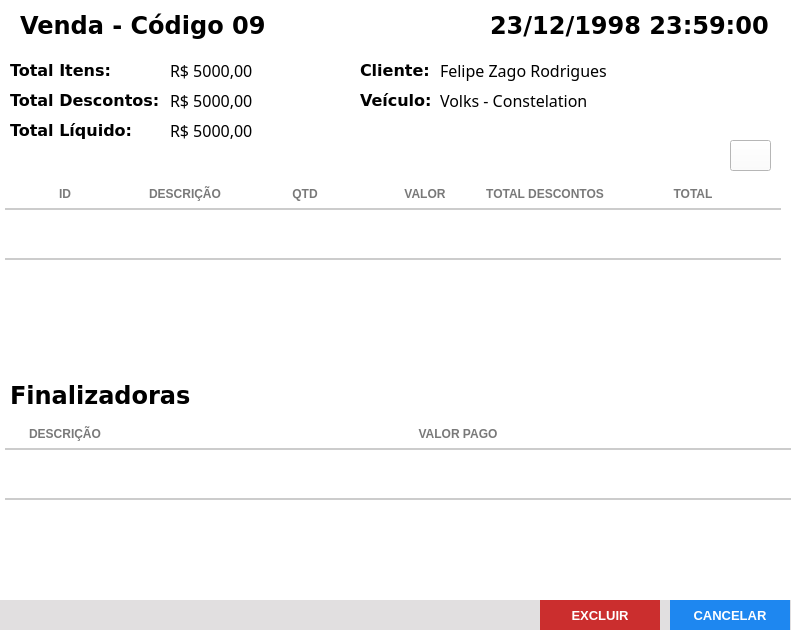
<?xml version="1.0" encoding="UTF-8"?>
<ui version="4.0">
 <class>Frame</class>
 <widget class="QFrame" name="Frame">
  <property name="geometry">
   <rect>
    <x>0</x>
    <y>0</y>
    <width>791</width>
    <height>633</height>
   </rect>
  </property>
  <property name="windowTitle">
   <string>Detalhes Venda</string>
  </property>
  <property name="styleSheet">
   <string notr="true">background: #FFF;</string>
  </property>
  <widget class="QTableWidget" name="tb_itens">
   <property name="geometry">
    <rect>
     <x>0</x>
     <y>180</y>
     <width>781</width>
     <height>181</height>
    </rect>
   </property>
   <property name="cursor" stdset="0">
    <cursorShape>PointingHandCursor</cursorShape>
   </property>
   <property name="focusPolicy">
    <enum>Qt::WheelFocus</enum>
   </property>
   <property name="styleSheet">
    <string notr="true">QTableView{
color: #797979;
font-weight: bold;
font-size: 13px;
background: #FFF;
padding: 0 0 0 5px;
}
QHeaderView:section{
background: #FFF;
padding: 5px 0 ;
font-size: 12px;
font-family: &quot;Arial&quot;;
font-weight: bold;
color: #797979;
border: none;
border-bottom: 2px solid #CCC;
text-transform: uppercase;
}
QTableView::item {
border-bottom: 2px solid #CCC;
padding: 2px;
}

</string>
   </property>
   <property name="frameShape">
    <enum>QFrame::NoFrame</enum>
   </property>
   <property name="frameShadow">
    <enum>QFrame::Plain</enum>
   </property>
   <property name="autoScrollMargin">
    <number>20</number>
   </property>
   <property name="editTriggers">
    <set>QAbstractItemView::NoEditTriggers</set>
   </property>
   <property name="selectionMode">
    <enum>QAbstractItemView::NoSelection</enum>
   </property>
   <property name="selectionBehavior">
    <enum>QAbstractItemView::SelectRows</enum>
   </property>
   <property name="showGrid">
    <bool>false</bool>
   </property>
   <property name="gridStyle">
    <enum>Qt::NoPen</enum>
   </property>
   <property name="wordWrap">
    <bool>false</bool>
   </property>
   <property name="rowCount">
    <number>1</number>
   </property>
   <attribute name="horizontalHeaderDefaultSectionSize">
    <number>120</number>
   </attribute>
   <attribute name="horizontalHeaderHighlightSections">
    <bool>false</bool>
   </attribute>
   <attribute name="horizontalHeaderStretchLastSection">
    <bool>true</bool>
   </attribute>
   <attribute name="verticalHeaderVisible">
    <bool>false</bool>
   </attribute>
   <attribute name="verticalHeaderMinimumSectionSize">
    <number>20</number>
   </attribute>
   <attribute name="verticalHeaderDefaultSectionSize">
    <number>50</number>
   </attribute>
   <row>
    <property name="text">
     <string>1</string>
    </property>
   </row>
   <column>
    <property name="text">
     <string>ID</string>
    </property>
   </column>
   <column>
    <property name="text">
     <string>DESCRIÇÃO</string>
    </property>
   </column>
   <column>
    <property name="text">
     <string>QTD</string>
    </property>
   </column>
   <column>
    <property name="text">
     <string>VALOR</string>
    </property>
   </column>
   <column>
    <property name="text">
     <string>TOTAL DESCONTOS</string>
    </property>
   </column>
   <column>
    <property name="text">
     <string>TOTAL</string>
    </property>
   </column>
  </widget>
  <widget class="QFrame" name="fr_titulo_servicos">
   <property name="geometry">
    <rect>
     <x>10</x>
     <y>0</y>
     <width>791</width>
     <height>51</height>
    </rect>
   </property>
   <property name="styleSheet">
    <string notr="true"/>
   </property>
   <widget class="QLabel" name="lb_venda">
    <property name="geometry">
     <rect>
      <x>10</x>
      <y>10</y>
      <width>311</width>
      <height>30</height>
     </rect>
    </property>
    <property name="font">
     <font>
      <family>DejaVu Sans</family>
      <pointsize>18</pointsize>
      <weight>75</weight>
      <bold>true</bold>
     </font>
    </property>
    <property name="styleSheet">
     <string notr="true">color: rgb(0, 0, 0)</string>
    </property>
    <property name="text">
     <string>Venda - Código 09</string>
    </property>
   </widget>
   <widget class="QLabel" name="lb_hora">
    <property name="geometry">
     <rect>
      <x>480</x>
      <y>10</y>
      <width>291</width>
      <height>30</height>
     </rect>
    </property>
    <property name="font">
     <font>
      <family>DejaVu Sans</family>
      <pointsize>18</pointsize>
      <weight>75</weight>
      <bold>true</bold>
     </font>
    </property>
    <property name="styleSheet">
     <string notr="true">color: rgb(0, 0, 0)</string>
    </property>
    <property name="text">
     <string>23/12/1998 23:59:00</string>
    </property>
   </widget>
  </widget>
  <widget class="QLabel" name="lb_tituloClientes_4">
   <property name="geometry">
    <rect>
     <x>10</x>
     <y>60</y>
     <width>111</width>
     <height>21</height>
    </rect>
   </property>
   <property name="font">
    <font>
     <family>DejaVu Sans</family>
     <pointsize>12</pointsize>
     <weight>75</weight>
     <bold>true</bold>
    </font>
   </property>
   <property name="styleSheet">
    <string notr="true">color: rgb(0, 0, 0)</string>
   </property>
   <property name="text">
    <string>Total Itens:</string>
   </property>
  </widget>
  <widget class="QLabel" name="lb_tituloClientes_5">
   <property name="geometry">
    <rect>
     <x>10</x>
     <y>90</y>
     <width>161</width>
     <height>21</height>
    </rect>
   </property>
   <property name="font">
    <font>
     <family>DejaVu Sans</family>
     <pointsize>12</pointsize>
     <weight>75</weight>
     <bold>true</bold>
    </font>
   </property>
   <property name="styleSheet">
    <string notr="true">color: rgb(0, 0, 0)</string>
   </property>
   <property name="text">
    <string>Total Descontos:</string>
   </property>
  </widget>
  <widget class="QLabel" name="lb_tituloClientes_6">
   <property name="geometry">
    <rect>
     <x>10</x>
     <y>120</y>
     <width>161</width>
     <height>21</height>
    </rect>
   </property>
   <property name="font">
    <font>
     <family>DejaVu Sans</family>
     <pointsize>12</pointsize>
     <weight>75</weight>
     <bold>true</bold>
    </font>
   </property>
   <property name="styleSheet">
    <string notr="true">color: rgb(0, 0, 0)</string>
   </property>
   <property name="text">
    <string>Total Líquido:</string>
   </property>
  </widget>
  <widget class="QLabel" name="lb_tituloClientes_7">
   <property name="geometry">
    <rect>
     <x>10</x>
     <y>380</y>
     <width>221</width>
     <height>30</height>
    </rect>
   </property>
   <property name="font">
    <font>
     <family>DejaVu Sans</family>
     <pointsize>18</pointsize>
     <weight>75</weight>
     <bold>true</bold>
    </font>
   </property>
   <property name="styleSheet">
    <string notr="true">color: rgb(0, 0, 0)</string>
   </property>
   <property name="text">
    <string>Finalizadoras</string>
   </property>
  </widget>
  <widget class="QTableWidget" name="tb_fin">
   <property name="geometry">
    <rect>
     <x>0</x>
     <y>420</y>
     <width>791</width>
     <height>171</height>
    </rect>
   </property>
   <property name="cursor" stdset="0">
    <cursorShape>PointingHandCursor</cursorShape>
   </property>
   <property name="focusPolicy">
    <enum>Qt::WheelFocus</enum>
   </property>
   <property name="styleSheet">
    <string notr="true">QTableView{
color: #797979;
font-weight: bold;
font-size: 13px;
background: #FFF;
padding: 0 0 0 5px;
}
QHeaderView:section{
background: #FFF;
padding: 5px 0 ;
font-size: 12px;
font-family: &quot;Arial&quot;;
font-weight: bold;
color: #797979;
border: none;
border-bottom: 2px solid #CCC;
text-transform: uppercase;
}
QTableView::item {
border-bottom: 2px solid #CCC;
padding: 2px;
}

</string>
   </property>
   <property name="frameShape">
    <enum>QFrame::NoFrame</enum>
   </property>
   <property name="frameShadow">
    <enum>QFrame::Plain</enum>
   </property>
   <property name="autoScrollMargin">
    <number>20</number>
   </property>
   <property name="editTriggers">
    <set>QAbstractItemView::NoEditTriggers</set>
   </property>
   <property name="selectionMode">
    <enum>QAbstractItemView::NoSelection</enum>
   </property>
   <property name="selectionBehavior">
    <enum>QAbstractItemView::SelectRows</enum>
   </property>
   <property name="showGrid">
    <bool>false</bool>
   </property>
   <property name="gridStyle">
    <enum>Qt::NoPen</enum>
   </property>
   <property name="wordWrap">
    <bool>false</bool>
   </property>
   <property name="rowCount">
    <number>1</number>
   </property>
   <attribute name="horizontalHeaderDefaultSectionSize">
    <number>120</number>
   </attribute>
   <attribute name="horizontalHeaderHighlightSections">
    <bool>false</bool>
   </attribute>
   <attribute name="horizontalHeaderStretchLastSection">
    <bool>true</bool>
   </attribute>
   <attribute name="verticalHeaderVisible">
    <bool>false</bool>
   </attribute>
   <attribute name="verticalHeaderMinimumSectionSize">
    <number>20</number>
   </attribute>
   <attribute name="verticalHeaderDefaultSectionSize">
    <number>50</number>
   </attribute>
   <row>
    <property name="text">
     <string>1</string>
    </property>
   </row>
   <column>
    <property name="text">
     <string>DESCRIÇÃO</string>
    </property>
   </column>
   <column>
    <property name="text">
     <string>VALOR PAGO</string>
    </property>
   </column>
  </widget>
  <widget class="QFrame" name="fr_botoes">
   <property name="geometry">
    <rect>
     <x>-190</x>
     <y>600</y>
     <width>991</width>
     <height>30</height>
    </rect>
   </property>
   <property name="styleSheet">
    <string notr="true">background:#E1DFE0;
border: none;</string>
   </property>
   <widget class="QPushButton" name="bt_cancelar">
    <property name="geometry">
     <rect>
      <x>860</x>
      <y>0</y>
      <width>120</width>
      <height>30</height>
     </rect>
    </property>
    <property name="font">
     <font>
      <pointsize>10</pointsize>
      <weight>75</weight>
      <bold>true</bold>
     </font>
    </property>
    <property name="cursor">
     <cursorShape>PointingHandCursor</cursorShape>
    </property>
    <property name="focusPolicy">
     <enum>Qt::NoFocus</enum>
    </property>
    <property name="contextMenuPolicy">
     <enum>Qt::ActionsContextMenu</enum>
    </property>
    <property name="styleSheet">
     <string notr="true">QPushButton {
background-color: #1E87F0;
color: #FFF
 }
QPushButton:hover{
background-color: #40a286
}</string>
    </property>
    <property name="text">
     <string>CANCELAR</string>
    </property>
    <property name="iconSize">
     <size>
      <width>75</width>
      <height>35</height>
     </size>
    </property>
   </widget>
   <widget class="QPushButton" name="bt_excluir">
    <property name="geometry">
     <rect>
      <x>730</x>
      <y>0</y>
      <width>120</width>
      <height>30</height>
     </rect>
    </property>
    <property name="font">
     <font>
      <family>Tahoma</family>
      <pointsize>10</pointsize>
      <weight>75</weight>
      <bold>true</bold>
     </font>
    </property>
    <property name="cursor">
     <cursorShape>PointingHandCursor</cursorShape>
    </property>
    <property name="focusPolicy">
     <enum>Qt::NoFocus</enum>
    </property>
    <property name="contextMenuPolicy">
     <enum>Qt::ActionsContextMenu</enum>
    </property>
    <property name="styleSheet">
     <string notr="true">QPushButton {
	background-color: rgb(203, 46, 46);
color: #FFF
 }
QPushButton:hover{
	background-color: rgb(253, 99, 99);
}</string>
    </property>
    <property name="text">
     <string>EXCLUIR</string>
    </property>
    <property name="iconSize">
     <size>
      <width>75</width>
      <height>35</height>
     </size>
    </property>
   </widget>
  </widget>
  <widget class="QLabel" name="lb_tituloClientes_8">
   <property name="geometry">
    <rect>
     <x>360</x>
     <y>60</y>
     <width>81</width>
     <height>21</height>
    </rect>
   </property>
   <property name="font">
    <font>
     <family>DejaVu Sans</family>
     <pointsize>12</pointsize>
     <weight>75</weight>
     <bold>true</bold>
    </font>
   </property>
   <property name="styleSheet">
    <string notr="true">color: rgb(0, 0, 0)</string>
   </property>
   <property name="text">
    <string>Cliente:</string>
   </property>
  </widget>
  <widget class="QLabel" name="lb_tituloClientes_9">
   <property name="geometry">
    <rect>
     <x>360</x>
     <y>90</y>
     <width>81</width>
     <height>21</height>
    </rect>
   </property>
   <property name="font">
    <font>
     <family>DejaVu Sans</family>
     <pointsize>12</pointsize>
     <weight>75</weight>
     <bold>true</bold>
    </font>
   </property>
   <property name="styleSheet">
    <string notr="true">color: rgb(0, 0, 0)</string>
   </property>
   <property name="text">
    <string>Veículo:</string>
   </property>
  </widget>
  <widget class="QLabel" name="lb_total_itens">
   <property name="geometry">
    <rect>
     <x>170</x>
     <y>60</y>
     <width>111</width>
     <height>21</height>
    </rect>
   </property>
   <property name="font">
    <font>
     <family>Sans</family>
     <pointsize>12</pointsize>
     <weight>50</weight>
     <bold>false</bold>
    </font>
   </property>
   <property name="styleSheet">
    <string notr="true">color: rgb(0, 0, 0)</string>
   </property>
   <property name="text">
    <string>R$ 5000,00</string>
   </property>
  </widget>
  <widget class="QLabel" name="lb_total_descontos">
   <property name="geometry">
    <rect>
     <x>170</x>
     <y>90</y>
     <width>111</width>
     <height>21</height>
    </rect>
   </property>
   <property name="font">
    <font>
     <family>Sans</family>
     <pointsize>12</pointsize>
     <weight>50</weight>
     <bold>false</bold>
    </font>
   </property>
   <property name="styleSheet">
    <string notr="true">color: rgb(0, 0, 0)</string>
   </property>
   <property name="text">
    <string>R$ 5000,00</string>
   </property>
  </widget>
  <widget class="QLabel" name="lb_total_liquido">
   <property name="geometry">
    <rect>
     <x>170</x>
     <y>120</y>
     <width>111</width>
     <height>21</height>
    </rect>
   </property>
   <property name="font">
    <font>
     <family>Sans</family>
     <pointsize>12</pointsize>
     <weight>50</weight>
     <bold>false</bold>
    </font>
   </property>
   <property name="styleSheet">
    <string notr="true">color: rgb(0, 0, 0)</string>
   </property>
   <property name="text">
    <string>R$ 5000,00</string>
   </property>
  </widget>
  <widget class="QLabel" name="lb_cliente">
   <property name="geometry">
    <rect>
     <x>440</x>
     <y>60</y>
     <width>341</width>
     <height>21</height>
    </rect>
   </property>
   <property name="font">
    <font>
     <family>Sans</family>
     <pointsize>12</pointsize>
     <weight>50</weight>
     <bold>false</bold>
    </font>
   </property>
   <property name="styleSheet">
    <string notr="true">color: rgb(0, 0, 0)</string>
   </property>
   <property name="text">
    <string>Felipe Zago Rodrigues</string>
   </property>
  </widget>
  <widget class="QLabel" name="lb_veiculo">
   <property name="geometry">
    <rect>
     <x>440</x>
     <y>90</y>
     <width>321</width>
     <height>21</height>
    </rect>
   </property>
   <property name="font">
    <font>
     <family>Sans</family>
     <pointsize>12</pointsize>
     <weight>50</weight>
     <bold>false</bold>
    </font>
   </property>
   <property name="styleSheet">
    <string notr="true">color: rgb(0, 0, 0)</string>
   </property>
   <property name="text">
    <string>Volks - Constelation</string>
   </property>
  </widget>
  <widget class="QPushButton" name="bt_imprimir">
   <property name="geometry">
    <rect>
     <x>730</x>
     <y>140</y>
     <width>41</width>
     <height>31</height>
    </rect>
   </property>
   <property name="font">
    <font>
     <family>Arial</family>
     <pointsize>16</pointsize>
     <weight>75</weight>
     <bold>true</bold>
    </font>
   </property>
   <property name="styleSheet">
    <string notr="true">QPushButton{
color: #FFF
}
QPushButton:hover{
background-color: #40a286
}</string>
   </property>
   <property name="text">
    <string/>
   </property>
   <property name="icon">
    <iconset>
     <normaloff>../../Imagens/gtk-print.png</normaloff>../../Imagens/gtk-print.png</iconset>
   </property>
  </widget>
 </widget>
 <resources/>
 <connections/>
</ui>
